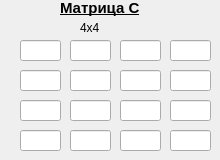
   <widget class="QWidget" name="tabWidgetPage2_4">
    <attribute name="title">
     <string>4х4</string>
    </attribute>
    <widget class="QLabel" name="label_25">
     <property name="geometry">
      <rect>
       <x>80</x>
       <y>20</y>
       <width>21</width>
       <height>16</height>
      </rect>
     </property>
     <property name="text">
      <string>4х4</string>
     </property>
    </widget>
    <widget class="QLabel" name="label_26">
     <property name="geometry">
      <rect>
       <x>60</x>
       <y>0</y>
       <width>91</width>
       <height>16</height>
      </rect>
     </property>
     <property name="font">
      <font>
       <family>Arial</family>
       <pointsize>11</pointsize>
       <weight>75</weight>
       <bold>true</bold>
       <underline>true</underline>
      </font>
     </property>
     <property name="text">
      <string>Матрица С</string>
     </property>
    </widget>
    <widget class="QLineEdit" name="lineEdit_122">
     <property name="geometry">
      <rect>
       <x>20</x>
       <y>40</y>
       <width>41</width>
       <height>21</height>
      </rect>
     </property>
     <property name="font">
      <font>
       <family>a_LCDNova</family>
      </font>
     </property>
    </widget>
    <widget class="QLineEdit" name="lineEdit_123">
     <property name="geometry">
      <rect>
       <x>70</x>
       <y>40</y>
       <width>41</width>
       <height>21</height>
      </rect>
     </property>
     <property name="font">
      <font>
       <family>a_LCDNova</family>
      </font>
     </property>
    </widget>
    <widget class="QLineEdit" name="lineEdit_124">
     <property name="geometry">
      <rect>
       <x>120</x>
       <y>40</y>
       <width>41</width>
       <height>21</height>
      </rect>
     </property>
     <property name="font">
      <font>
       <family>a_LCDNova</family>
      </font>
     </property>
    </widget>
    <widget class="QLineEdit" name="lineEdit_125">
     <property name="geometry">
      <rect>
       <x>170</x>
       <y>40</y>
       <width>41</width>
       <height>21</height>
      </rect>
     </property>
     <property name="font">
      <font>
       <family>a_LCDNova</family>
      </font>
     </property>
    </widget>
    <widget class="QLineEdit" name="lineEdit_126">
     <property name="geometry">
      <rect>
       <x>20</x>
       <y>70</y>
       <width>41</width>
       <height>21</height>
      </rect>
     </property>
     <property name="font">
      <font>
       <family>a_LCDNova</family>
      </font>
     </property>
    </widget>
    <widget class="QLineEdit" name="lineEdit_127">
     <property name="geometry">
      <rect>
       <x>70</x>
       <y>70</y>
       <width>41</width>
       <height>21</height>
      </rect>
     </property>
     <property name="font">
      <font>
       <family>a_LCDNova</family>
      </font>
     </property>
    </widget>
    <widget class="QLineEdit" name="lineEdit_128">
     <property name="geometry">
      <rect>
       <x>120</x>
       <y>70</y>
       <width>41</width>
       <height>21</height>
      </rect>
     </property>
     <property name="font">
      <font>
       <family>a_LCDNova</family>
      </font>
     </property>
    </widget>
    <widget class="QLineEdit" name="lineEdit_129">
     <property name="geometry">
      <rect>
       <x>170</x>
       <y>70</y>
       <width>41</width>
       <height>21</height>
      </rect>
     </property>
     <property name="font">
      <font>
       <family>a_LCDNova</family>
      </font>
     </property>
    </widget>
    <widget class="QLineEdit" name="lineEdit_130">
     <property name="geometry">
      <rect>
       <x>20</x>
       <y>100</y>
       <width>41</width>
       <height>21</height>
      </rect>
     </property>
     <property name="font">
      <font>
       <family>a_LCDNova</family>
      </font>
     </property>
    </widget>
    <widget class="QLineEdit" name="lineEdit_131">
     <property name="geometry">
      <rect>
       <x>70</x>
       <y>100</y>
       <width>41</width>
       <height>21</height>
      </rect>
     </property>
     <property name="font">
      <font>
       <family>a_LCDNova</family>
      </font>
     </property>
    </widget>
    <widget class="QLineEdit" name="lineEdit_132">
     <property name="geometry">
      <rect>
       <x>120</x>
       <y>100</y>
       <width>41</width>
       <height>21</height>
      </rect>
     </property>
     <property name="font">
      <font>
       <family>a_LCDNova</family>
      </font>
     </property>
    </widget>
    <widget class="QLineEdit" name="lineEdit_133">
     <property name="geometry">
      <rect>
       <x>170</x>
       <y>100</y>
       <width>41</width>
       <height>21</height>
      </rect>
     </property>
     <property name="font">
      <font>
       <family>a_LCDNova</family>
      </font>
     </property>
    </widget>
    <widget class="QLineEdit" name="lineEdit_134">
     <property name="geometry">
      <rect>
       <x>20</x>
       <y>130</y>
       <width>41</width>
       <height>21</height>
      </rect>
     </property>
     <property name="font">
      <font>
       <family>a_LCDNova</family>
      </font>
     </property>
    </widget>
    <widget class="QLineEdit" name="lineEdit_135">
     <property name="geometry">
      <rect>
       <x>70</x>
       <y>130</y>
       <width>41</width>
       <height>21</height>
      </rect>
     </property>
     <property name="font">
      <font>
       <family>a_LCDNova</family>
      </font>
     </property>
    </widget>
    <widget class="QLineEdit" name="lineEdit_136">
     <property name="geometry">
      <rect>
       <x>120</x>
       <y>130</y>
       <width>41</width>
       <height>21</height>
      </rect>
     </property>
     <property name="font">
      <font>
       <family>a_LCDNova</family>
      </font>
     </property>
    </widget>
    <widget class="QLineEdit" name="lineEdit_137">
     <property name="geometry">
      <rect>
       <x>170</x>
       <y>130</y>
       <width>41</width>
       <height>21</height>
      </rect>
     </property>
     <property name="font">
      <font>
       <family>a_LCDNova</family>
      </font>
     </property>
    </widget>
   </widget>
